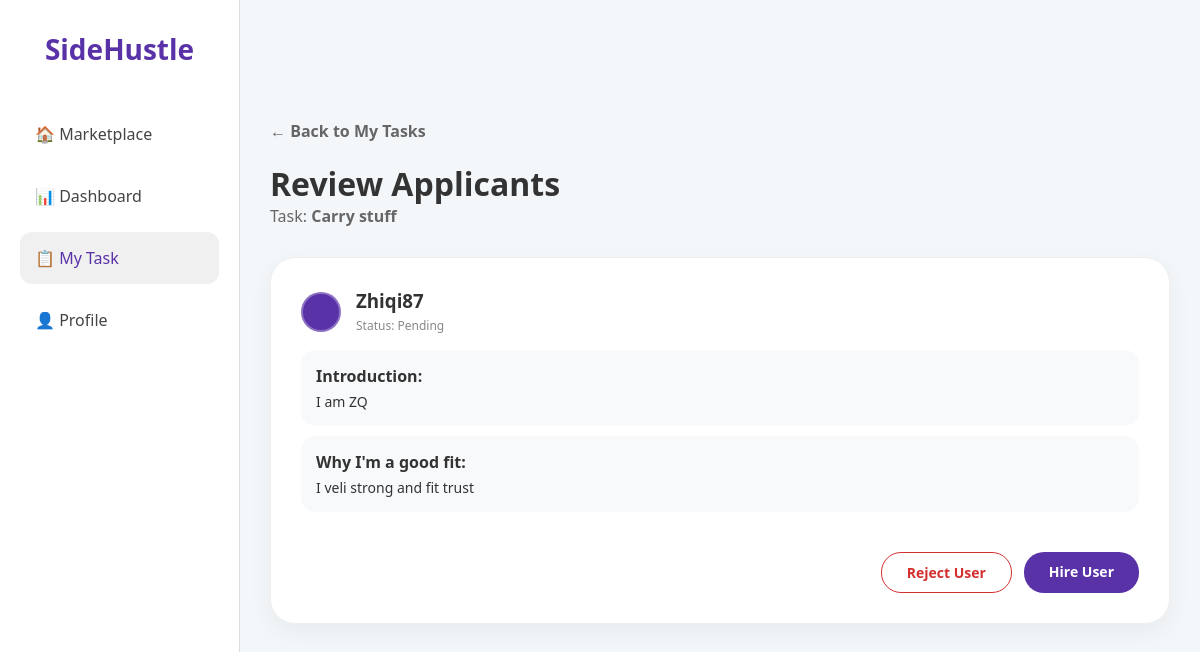
/view-applicants/1 (signed in), run on an earlier commit of the app's database.
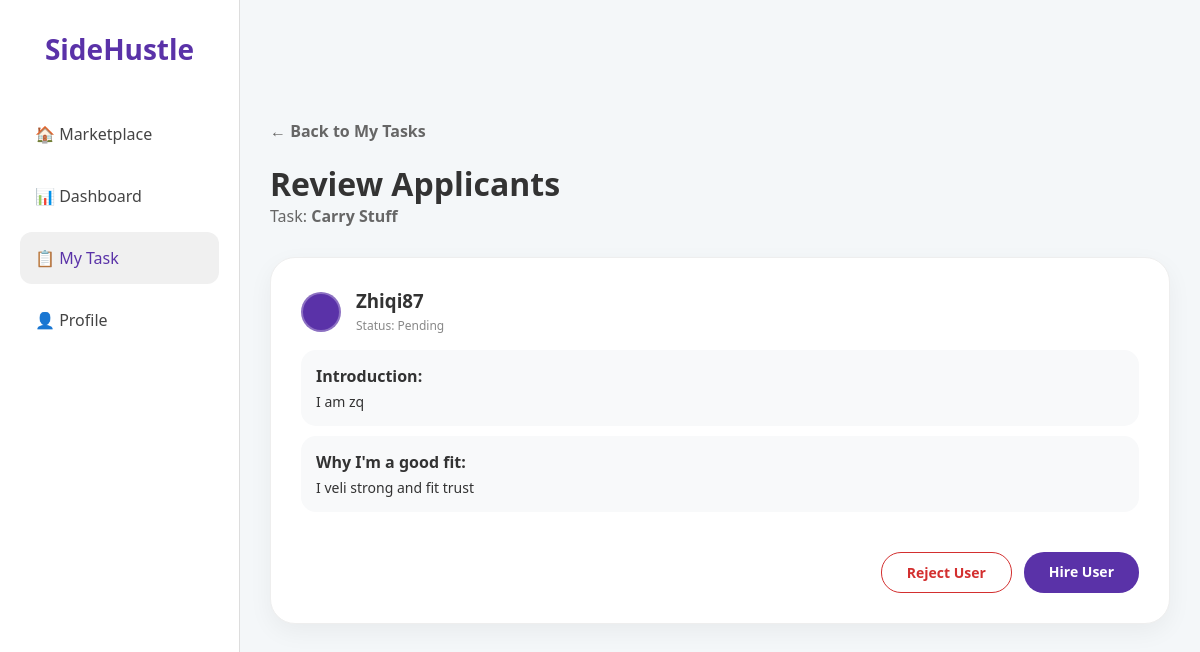
And on a later commit of the database.
### app.py (models this page shows, shortened)
class Task(db.Model):
    id = db.Column(db.Integer, primary_key=True)
    title = db.Column(db.String(100), nullable=False)
    price = db.Column(db.Float, nullable=False)
    description = db.Column(db.Text, nullable=False)
    category = db.Column(db.String(50), nullable=False)
    status = db.Column(db.String(20), default='Available')
    user = db.Column(db.String(50), default='Ali')
    rating = db.Column(db.Float, default=4.9)
    urgent = db.Column(db.Boolean, default=False)
    deadline = db.Column(db.String(50))
    capacity = db.Column(db.Integer, default=1)
    tasker = db.Column(db.String(50)) # Stores the username of the person hired
    progress = db.Column(db.Integer, default=0) # Stores 0, 25, 50, 75, or 100

class Application(db.Model):
    id = db.Column(db.Integer, primary_key=True)
    task_id = db.Column(db.Integer, db.ForeignKey('task.id'), nullable=False)
    applicant_username = db.Column(db.String(50), nullable=False)
    intro = db.Column(db.Text)
    reason = db.Column(db.Text)
    status = db.Column(db.String(20), default='Pending')

### app.py (the view)
@app.route('/view-applicants/<int:task_id>')
def view_applicants(task_id):
    if 'user_id' not in session:
        return redirect(url_for('login'))
    task = Task.query.get_or_404(task_id)
    apps = Application.query.filter_by(task_id=task_id).all()
    return render_template('view_applicants.html', task=task, apps=apps)

### templates/view_applicants.html
<!DOCTYPE html>
<html>
<head>
    <link rel="stylesheet" href="{{ url_for('static', filename='style.css') }}">
</head>
<body>
    <div class="main-layout">
        <div class="sidebar">
            <div class="sidebar-top">
                <h2>SideHustle</h2>
                <div class="sidebar-menu">
                    <a href="{{ url_for('marketplace') }}">🏠 Marketplace</a>
                    <a href="/dashboard">📊 Dashboard</a>
                    <a href="{{ url_for('my_task') }}" style="background: #f0f0f0; color: #5a32a8;">📋 My Task</a>
                    <a href="#">👤 Profile</a>
                </div>
            </div>
        </div>
        <div class="content">
            <a href="{{ url_for('my_task') }}" class="back-link">← Back to My Tasks</a>
            <h1 style="margin-top: 20px;">Review Applicants</h1>
            <p style="color: #666; margin-bottom: 30px;">Task: <strong>{{ task.title }}</strong></p>
            {% if not apps %}
                <div class="card" style="text-align: center; padding: 50px;">
                    <p>No one has applied for this task yet :P </p>
                </div>
            {% else %}
                <div style="display: flex; flex-direction: column; gap: 20px;">
                    {% for app in apps %}
                    <div class="card" style="min-height: auto;">
                        <div style="display: flex; align-items: center; gap: 15px; margin-bottom: 15px;">
                            <div class="profile-circle" style="background: #5a32a8; width: 40px; height: 40px;"></div>
                            <div>
                                <h3 style="margin: 0;">{{ app.applicant_username }}</h3>
                                <span style="font-size: 12px; color: #888;">Status: {{ app.status }}</span>
                            </div>
                        </div>
                        <div style="background: #f8f9fa; padding: 15px; border-radius: 15px; margin-bottom: 10px;">
                            <strong>Introduction:</strong>
                            <p style="font-size: 14px; margin-top: 5px;">{{ app.intro }}</p>
                        </div>
                        <div style="background: #f8f9fa; padding: 15px; border-radius: 15px; margin-bottom: 20px;">
                            <strong>Why I'm a good fit:</strong>
                            <p style="font-size: 14px; margin-top: 5px;">{{ app.reason }}</p>
                        </div>
                    <div style="display: flex; justify-content: flex-end; gap: 12px; margin-top: 20px;">
                        <a href="#" class="btn-reject">Reject User</a>
                        <a href="#" class="btn-hire">Hire User</a>
                    </div>
                    </div>
                    {% endfor %}
                </div>
            {% endif %}
        </div>
    </div>
</body>
</html>

What changed in the data, as far as the page shows it:
changed Task: title "Carry stuff" → "Carry Stuff"
changed Application "Zhiqi87": intro "I am ZQ" → "I am zq"
